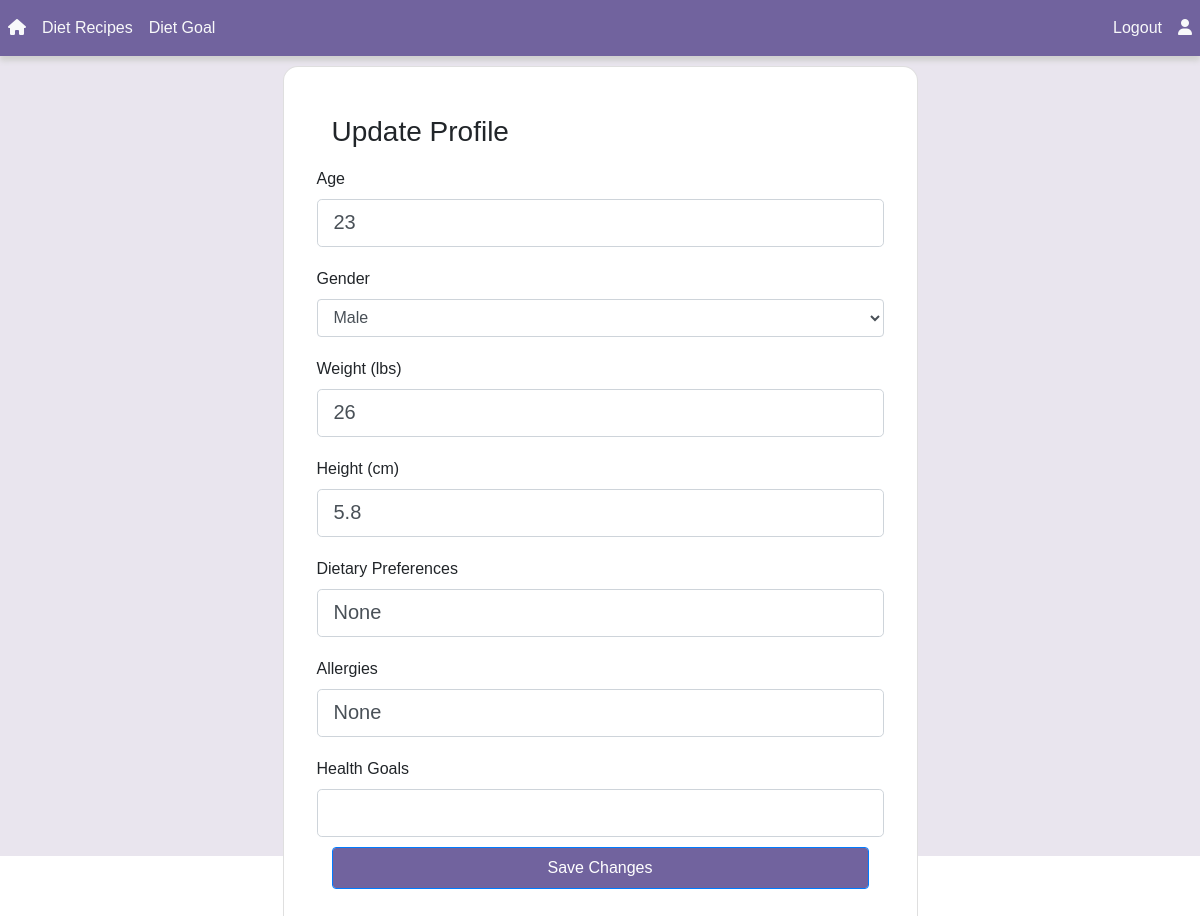
The app's page /update_profile (signed in) with its own data.
### app/models.py (models this page shows)
class User(db.Model, UserMixin):
    id = db.Column(db.Integer, primary_key=True)
    email = db.Column(db.String(150), unique = True)
    password = db.Column(db.String(150))
    first_name = db.Column(db.String(150))
    sex = db.Column(db.String(10))
    weight = db.Column(db.Integer)
    height = db.Column(db.Integer)
    age = db.Column(db.Integer)
    goal = db.Column(db.String(10))
    activity_factor = db.Column(db.Float)
    allergies = db.Column(db.String(200))
    dietary_preferences = db.Column(db.String(200))
    recommended_intake = db.Column(db.Integer)
    recommended_protein = db.Column(db.Integer)
    recommended_fats = db.Column(db.Integer)
    recommended_carbs = db.Column(db.Integer)
    items = db.relationship("Item", backref = "user")
    profile_image = db.Column(db.String(150), nullable=True)

### app/views.py (the view, shortened to what this page needs)
@views.route('/update_profile', methods=['GET', 'POST'])
@login_required
def update_profile():
    return render_template('update_profile.html', user=current_user)

### app/__init__.py (called while the page is built)
def create_app():
    app = Flask(__name__, template_folder="templates")
    app.config["SECRET_KEY"] = "my_key"
    db_dir = os.path.join(os.path.dirname(__file__), 'database')
    if not os.path.exists(db_dir):
        os.makedirs(db_dir)
    app.config["SQLALCHEMY_DATABASE_URI"] = f"sqlite:///{os.path.join(db_dir, DB_NAME)}"
    db.init_app(app)
    login_manager = LoginManager()
    login_manager.login_view = "auth.login"
    login_manager.init_app(app)
    @login_manager.user_loader
    def load_user(id):
        return User.query.get(int(id)) # get looks for primary key
    from .views import views
    from .auth import auth
    app.register_blueprint(views, url_prefix="/")
    app.register_blueprint(auth,url_prefix="/")
    from .models import User, Item, Recipes
    with app.app_context():
        db.create_all()
    return app

### app/templates/update_profile.html (shortened to what this page needs)
{% extends "base.html" %}
{% block content %}
<section class="vh-100 gradient-custom">
  <div class="container">
    <div class="row justify-content-center align-items-center h-100">
      <div class="col-12 col-lg-9 col-xl-7">
        <div class="card shadow-2-strong card-registration" style="border-radius: 15px;">
          <div class="card-body p-4 p-md-5">
              <h3>Update Profile</h3>
              <form action="{{ url_for('views.update_profile') }}" method="post">
                <div class="row">
                     <label for="age">Age</label>
                            <input type="number" class="form-control form-control-lg" id="age" name="age" value="{{ user.age }}" required>
                </div>
                  <div class="row">
                      <label for="gender">Gender</label>
                            <select class="form-control" id="gender" name="gender" required>
                                <option value="Male" {% if user.gender == "Male" %}selected{% endif %}>Male</option>
                            </select>
                  </div>
                  <div class="row">
                            <label for="weight">Weight (lbs)</label>
                            <input type="number" class="form-control form-control-lg"  id="weight" name="weight" value="{{ user.weight }}" required>
                        </div>
                        <div class="row">
                            <label for="height">Height (cm)</label>
                            <input type="number" class="form-control form-control-lg"  id="height" name="height" value="{{ user.height }}" required>
                        </div>
                        <div class="row">
                            <label for="dietary_preferences">Dietary Preferences</label>
                            <input type="text" class="form-control form-control-lg" id="dietary_preferences" name="dietary_preferences" value="{{ user.dietary_preferences }}">
                        </div>
                        <div class="row">
                            <label for="allergies">Allergies</label>
                            <input type="text" class="form-control form-control-lg"  id="allergies" name="allergies" value="{{ user.allergies }}">
                        </div>
                        <div class="row">
                            <label for="health_goals">Health Goals</label>
                            <input type="text" class="form-control form-control-lg"  id="health_goals" name="health_goals" value="{{ user.health_goals }}">
                        </div>
                        <button type="submit" class="form-control form-control-lg btn btn-primary btn-block" style="background-color: #71639e !important;" >Save Changes</button>
              </form>
          </div>
        </div>
      </div>
    </div>
  </div>
</section>
{% endblock %}

### app/static/style.css (style rules this page uses)
body { font-family: Arial, Helvetica, sans-serif; }
.row { padding-top: 10px; padding-bottom: 10px; }
.gradient-custom { background: #f093fb; background: -webkit-linear-gradient(to bottom right, rgba(240, 147, 251, 1), rgba(245, 87, 108, 1)); background: #4c28771f }

### records on screen
User: age "23", weight "26", height "5.8", dietary_preferences "None", allergies "None"
